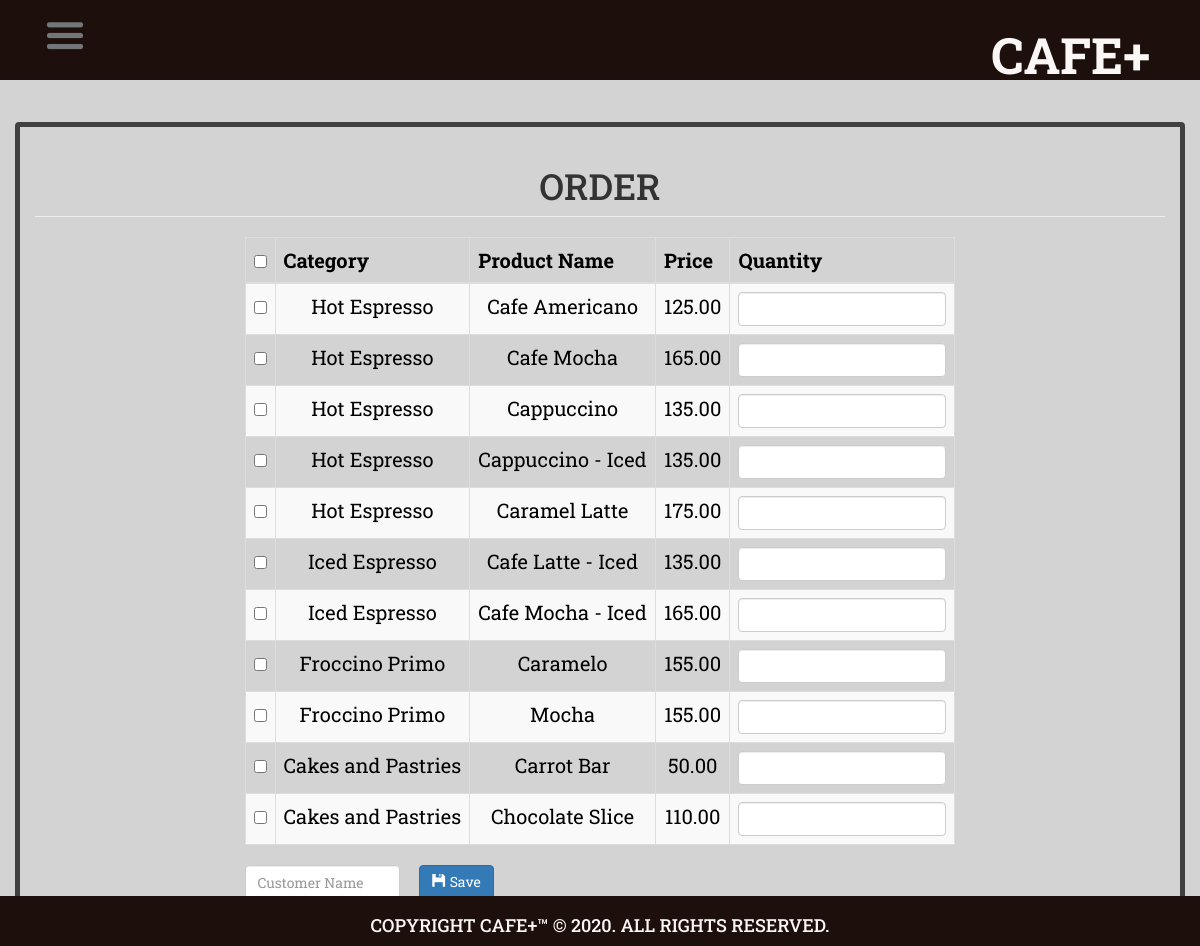
The app's page /order.php with its own data.
### tables this page shows
CREATE TABLE `product` (
  `productid` int(11) NOT NULL,
  `categoryid` int(1) NOT NULL,
  `productname` varchar(30) NOT NULL,
  `price` double NOT NULL,
  `photo` varchar(150) NOT NULL
);

CREATE TABLE `category` (
  `categoryid` int(11) NOT NULL,
  `catname` varchar(30) NOT NULL
);

### order.php (the view, shortened to what this page needs)
<?php include('header.php'); ?>
<body>
<?php include('navbar.php'); ?>
<div class="container">
	<h1 class="page-header text-center">ORDER</h1>
	<form method="POST" action="purchase.php">
		<table class="table table-striped table-bordered">
			<thead>
				<th class="text-center"><input type="checkbox" id="checkAll"></th>
				<th>Category</th>
				<th>Product Name</th>
				<th>Price</th>
				<th>Quantity</th>
			</thead>
			<tbody>
				<?php
					$sql="select * from product left join category on category.categoryid=product.categoryid order by product.categoryid asc, productname asc";
					$query=$conn->query($sql);
					$iterate=0;
					while($row=$query->fetch_array()){
						?>
						<tr>
							<td class="text-center"><input type="checkbox" value="<?php echo $row['productid']; ?>||<?php echo $iterate; ?>" name="productid[]" style=""></td>
							<td><?php echo $row['catname']; ?></td>
							<td><?php echo $row['productname']; ?></td>
							<td><?php echo number_format($row['price'], 2); ?></td>
							<td><input type="text" class="form-control" name="quantity_<?php echo $iterate; ?>"></td>
						</tr>
						<?php
						$iterate++;
					}
				?>
			</tbody>
		</table>
		<div class="row">
			<div class="col-md-3">
				<input type="text" name="customer" class="form-control" placeholder="Customer Name" required>
			</div>
			<div class="col-md-2" style="margin-left:-20px;">
				<button type="submit" class="btn btn-primary"><span class="glyphicon glyphicon-floppy-disk"></span> Save</button>
			</div>
		</div>
	</form>
</div>
<div class="footer">
    <h4>COPYRIGHT CAFE+™ © 2020. ALL RIGHTS RESERVED. </h4>
  </div>
</body>
</html>

### css/index.css (style rules this page uses)
* { font-family: 'Roboto Slab', serif; margin: auto; padding: 0; box-sizing: border-box; }
body { background-color:#FFFFFF; }
.container { display: flex; flex-flow: column nowrap; align-content: flex-start; text-align: center; margin-top: 3em; width: 200%; height:200%; border:#404040 5px solid; border-radius: 4px; overflow: auto; margin-bottom: 3em; }
.footer { height: 50px; width: 100%; background-color: #1D0F0B; color: #FCF7F7; padding-top: 10px; text-align: center; bottom: 0; position: fixed; }

### header.php (style rules this page uses)
table { border-collapse: collapse; width: 90%; color: black; font-family: monospace;; font-size: 20px; text-align: center; }
body { background: #d3d3d3; }

### records on screen
product: categoryid.catname "Hot Espresso", productname "Cafe Americano", price "125.00"
product: categoryid.catname "Hot Espresso", productname "Cafe Mocha", price "165.00"
product: categoryid.catname "Hot Espresso", productname "Cappuccino", price "135.00"
product: categoryid.catname "Hot Espresso", productname "Cappuccino - Iced", price "135.00"
product: categoryid.catname "Hot Espresso", productname "Caramel Latte", price "175.00"
product: categoryid.catname "Iced Espresso", productname "Cafe Latte - Iced", price "135.00"
product: categoryid.catname "Iced Espresso", productname "Cafe Mocha - Iced", price "165.00"
product: categoryid.catname "Froccino Primo", productname "Caramelo", price "155.00"
product: categoryid.catname "Froccino Primo", productname "Mocha", price "155.00"
product: categoryid.catname "Cakes and Pastries", productname "Carrot Bar", price "50.00"
product: categoryid.catname "Cakes and Pastries", productname "Chocolate Slice", price "110.00"
